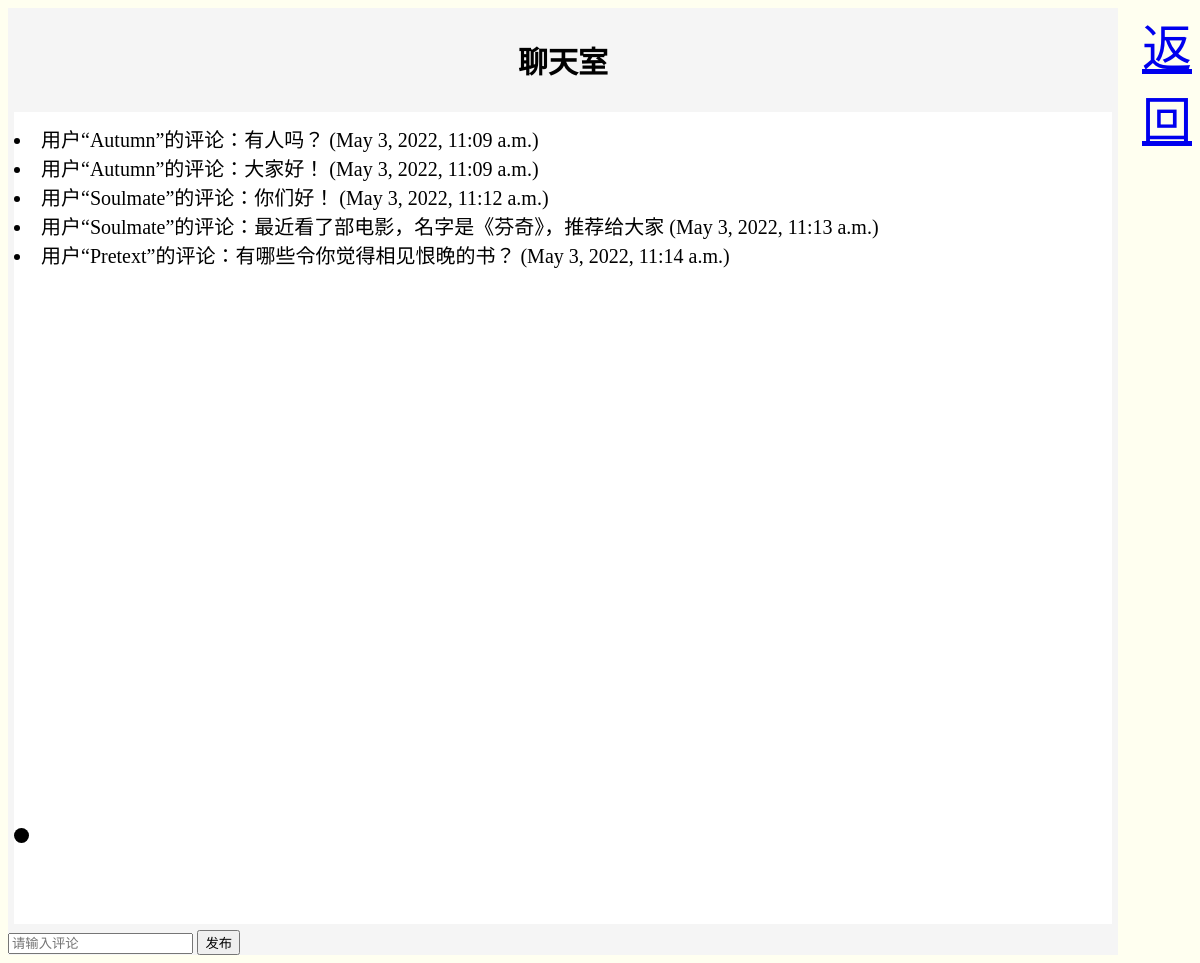
/chatroom, run on an earlier commit of the app's database.
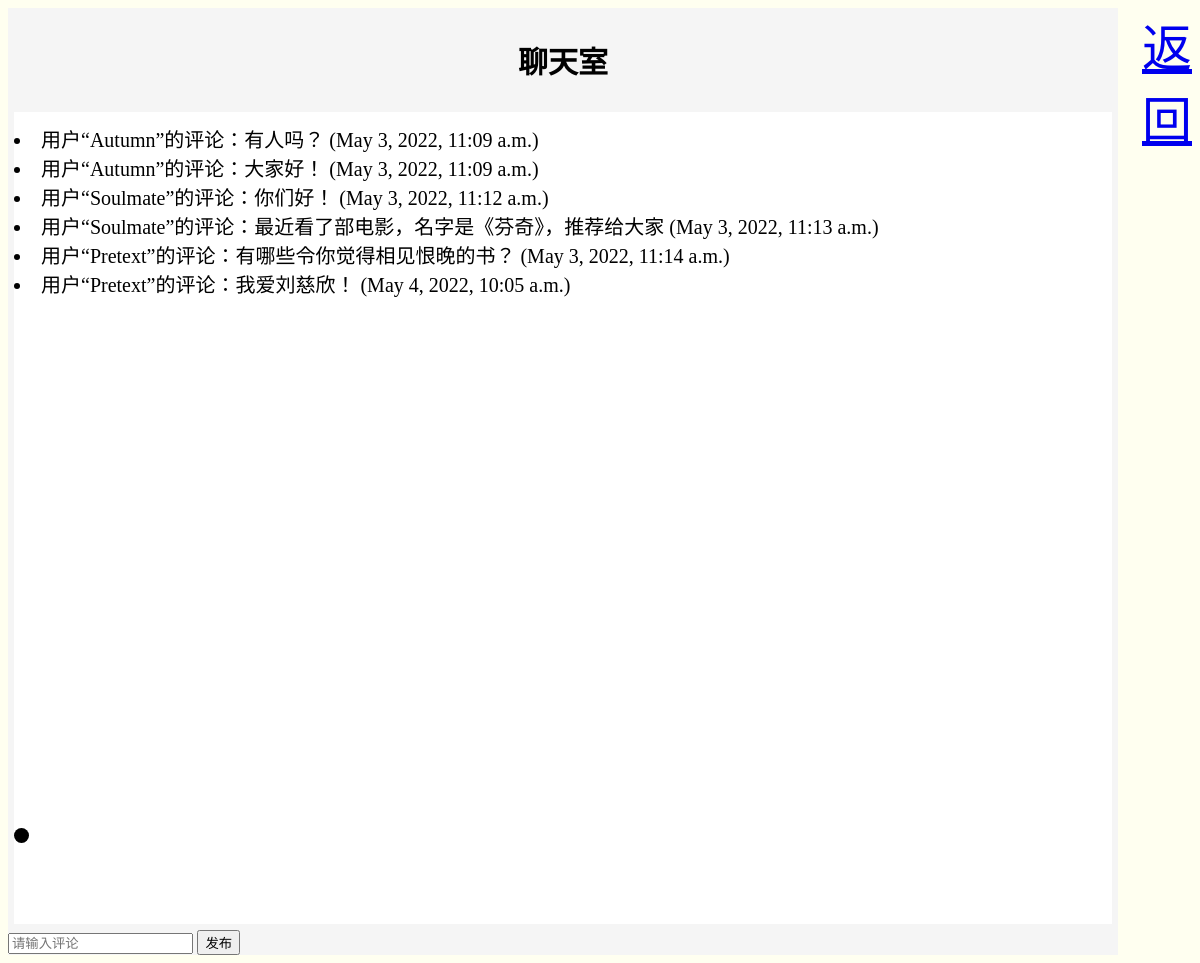
And on a later commit of the database.
### books/models.py (models this page shows)
class Chat(models.Model):
    user = models.CharField(max_length=64, default="匿名")
    chat_text = models.CharField(max_length=500)
    pub_date = models.DateTimeField('date published')

### books/views.py (the view)
# urls.py: path('chatroom', views.chat, name='chat'),
def chat(request):
    chatlist = Chat.objects.all()
    return render(request, "books/chatroom.html", {"chats" : chatlist})

### books/templates/books/chatroom.html (shortened to what this page needs)
<!DOCTYPE html>
<html lang="en">
<head>
</head>
<body bgcolor="#FFFFF0">
<div id="activelist">
    <div id="commentsection">
        <h3>聊天室</h3>
        <div id="commentbox">
            <ur>
                {% for chat in chats %}
                <li><a class="comment"><a>用户“{{chat.user}}”的评论：{{chat.chat_text}} ({{chat.pub_date}})</a></li>
                {% endfor %}
                <li class="comment2"><a class="comment"><a>{{result}}</a></li>
        </div>
        <form  action ="{% url 'addchat' %}"  method="get">
            <input required type = "text" placeholder = "请输入评论" name = "chat_text">
            <button class="btn btn-outline-primary" type = "submit"  name = "bookname"> 发布 </button>
        </form>
    </div>
    <div>
        <a class="text" href="{% url 'index' %}">返回</a>
    </div>
</body>

### books/templates/books/chatroom.html (style rules this page uses)
#activelist { margin-top: 0.5vw; grid-gap: 2vw; display:grid; width: 100%; grid-template-rows: repeat(auto,1fr); grid-template-columns: 10fr 0.1fr; font-family: 'Nunito', sans-serif; }
.text { font-size: 50px; font-family:"楷体"; }
#commentsection { background-color: #F5F5F5; }
h3 { font-size : 30px; text-align: center; font-family: "楷体"; }
#commentbox { font-family: "楷体"; font-size: 20px; text-align: left; padding-top: 1vw; background-color: white; min-height: 800px; margin: 0.5vw; }
.comment { align-items : left; }
.comment2 { position : fixed; bottom : 100px; font-size : 50px; font-family : "楷体"; }

What changed in the data, as far as the page shows it:
added Chat: user "Pretext", chat_text "我爱刘慈欣！", pub_date "May 4, 2022, 10:05 a.m."
